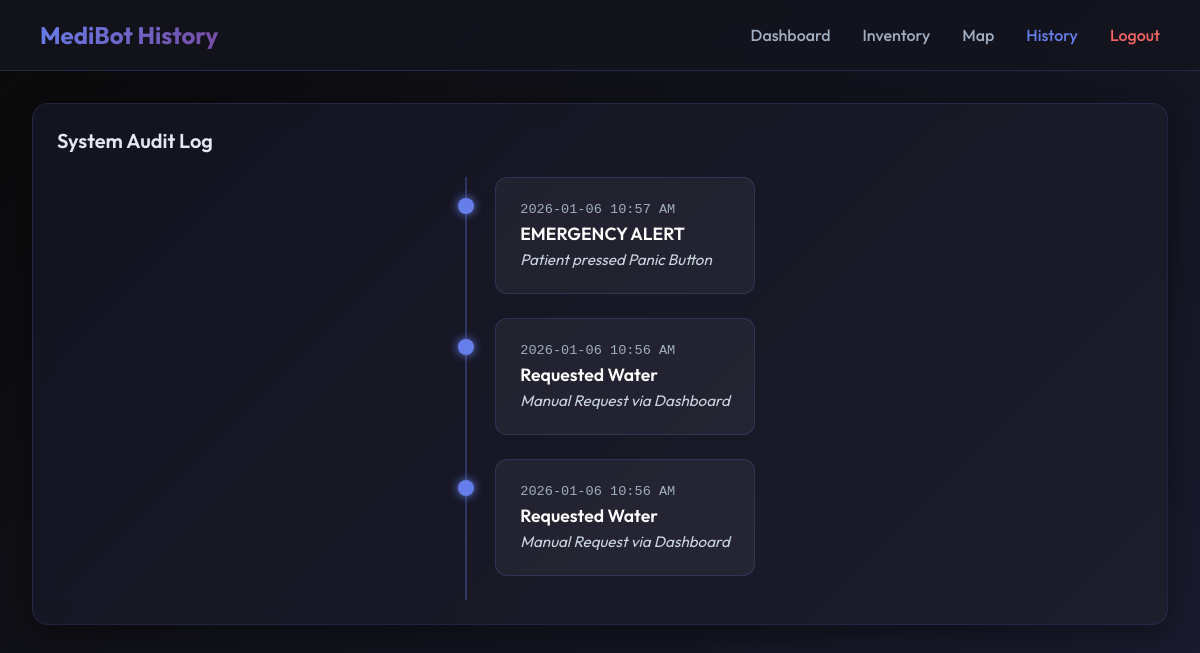
The page /history (signed in) on the database its author committed.
### app.py (models this page shows)
class ActivityLog(db.Model):
    id = db.Column(db.Integer, primary_key=True)
    user_id = db.Column(db.Integer, db.ForeignKey('user.id'), nullable=False)
    action = db.Column(db.String(100), nullable=False) # e.g. "Dispensed Metformin"
    timestamp = db.Column(db.DateTime, default=datetime.now)
    details = db.Column(db.String(200)) # e.g. "AI Response: ..."

### app.py (the view)
@app.route('/history')
@login_required
def history_page():
    logs = ActivityLog.query.filter_by(user_id=current_user.id).order_by(ActivityLog.timestamp.desc()).all()
    return render_template('history.html', logs=logs)

### app.py (called while the page is built)
@login_manager.user_loader
def load_user(user_id):
    return User.query.get(int(user_id))

### templates/history.html (shortened to what this page needs)
<!DOCTYPE html>
<html lang="en">
<head>
    <link rel="stylesheet" href="{{ url_for('static', filename='css/style.css') }}">
</head>
<body>
    <nav class="navbar">
        <div class="navbar-title">MediBot History</div>
        <div class="navbar-links">
            <a href="/">Dashboard</a>
            <a href="/logs">Inventory</a>
            <a href="/map">Map</a>
            <a href="/history" class="active">History</a>
            <a href="/logout" style="color:#f56565;">Logout</a>
        </div>
    </nav>
    <div class="dashboard-grid" style="grid-template-columns: 1fr;">
        <div class="panel">
            <h2 class="panel-title">System Audit Log</h2>
            <div class="timeline">
                {% if logs %}
                    {% for log in logs %}
                    <div class="log-card">
                        <div class="log-time">{{ log.timestamp.strftime('%Y-%m-%d %I:%M %p') }}</div>
                        <div class="log-action">{{ log.action }}</div>
                        <div class="log-details">{{ log.details }}</div>
                    </div>
                    {% endfor %}
                {% else %}
                    <div style="text-align: center; color: #a0aec0; padding: 2rem;">No activity recorded yet.</div>
                {% endif %}
            </div>
        </div>
    </div>
</body>
</html>

### static/css/style.css (style rules this page uses)
* { margin: 0; padding: 0; box-sizing: border-box; }
body { font-family: 'Outfit', sans-serif; background: linear-gradient(135deg, #0a0a0a 0%, #1a1a2e 100%); color: #ffffff; overflow-x: hidden; }
.navbar { background: rgba(20, 20, 30, 0.8); backdrop-filter: blur(10px); padding: 1.25rem 2.5rem; display: flex; justify-content: space-between; align-items: center; border-bottom: 1px solid rgba(102, 126, 234, 0.2); position: sticky; top: 0; z-index: 100; }
.navbar-title { font-size: 1.5rem; font-weight: 700; background: linear-gradient(135deg, #667eea 0%, #764ba2 100%); -webkit-background-clip: text; -webkit-text-fill-color: transparent; display: flex; align-items: center; }
.navbar-links { display: flex; gap: 2rem; }
.navbar-links a { color: #a0aec0; text-decoration: none; font-weight: 500; transition: 0.3s; }
.navbar-links a:hover, .navbar-links a.active { color: #667eea; }
.dashboard-grid { display: grid; grid-template-columns: repeat(2, 1fr); gap: 1.5rem; padding: 2rem; max-width: 1600px; margin: 0 auto; }
.panel { background: linear-gradient(135deg, rgba(20, 20, 35, 0.9) 0%, rgba(30, 30, 45, 0.8) 100%); backdrop-filter: blur(10px); border: 1px solid rgba(102, 126, 234, 0.15); border-radius: 16px; padding: 1.5rem; min-height: 450px; display: flex; flex-direction: column; box-shadow: 0 8px 32px rgba(0, 0, 0, 0.4); }
.panel-title { font-size: 1.25rem; font-weight: 600; margin-bottom: 1.5rem; color: #e2e8f0; display: flex; align-items: center; gap: 0.75rem; }

### templates/history.html (style rules this page uses)
.timeline { max-width: 800px; margin: 0 auto; position: relative; }
.timeline::after { content: ''; position: absolute; width: 2px; background: rgba(102, 126, 234, 0.3); top: 0; bottom: 0; left: 20px; }
.log-card { background: rgba(255, 255, 255, 0.05); border: 1px solid rgba(102, 126, 234, 0.2); border-radius: 12px; padding: 1.5rem; margin-bottom: 1.5rem; margin-left: 50px; position: relative; }
.log-card::before { content: ''; position: absolute; width: 16px; height: 16px; background: #667eea; border-radius: 50%; left: -38px; top: 20px; box-shadow: 0 0 10px #667eea; z-index: 1; }
.log-time { color: #a0aec0; font-size: 0.85rem; font-family: monospace; }
.log-action { font-size: 1.1rem; font-weight: 600; color: white; margin: 5px 0; }
.log-details { color: #cbd5e0; font-size: 0.95rem; font-style: italic; }

### rows shown on the page
ActivityLog: timestamp "2026-01-06 10:57 AM", action "EMERGENCY ALERT", details "Patient pressed Panic Button"
ActivityLog: timestamp "2026-01-06 10:56 AM", action "Requested Water", details "Manual Request via Dashboard"
ActivityLog: timestamp "2026-01-06 10:56 AM", action "Requested Water", details "Manual Request via Dashboard"
